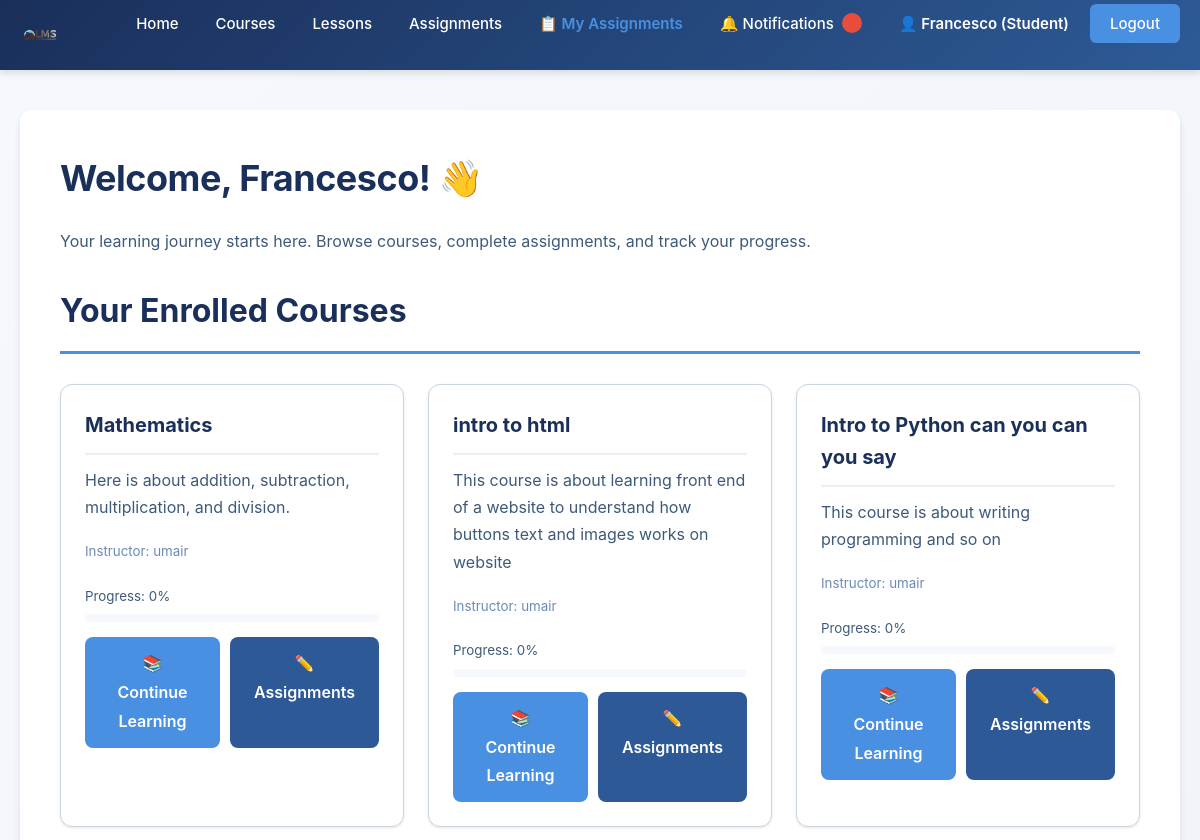
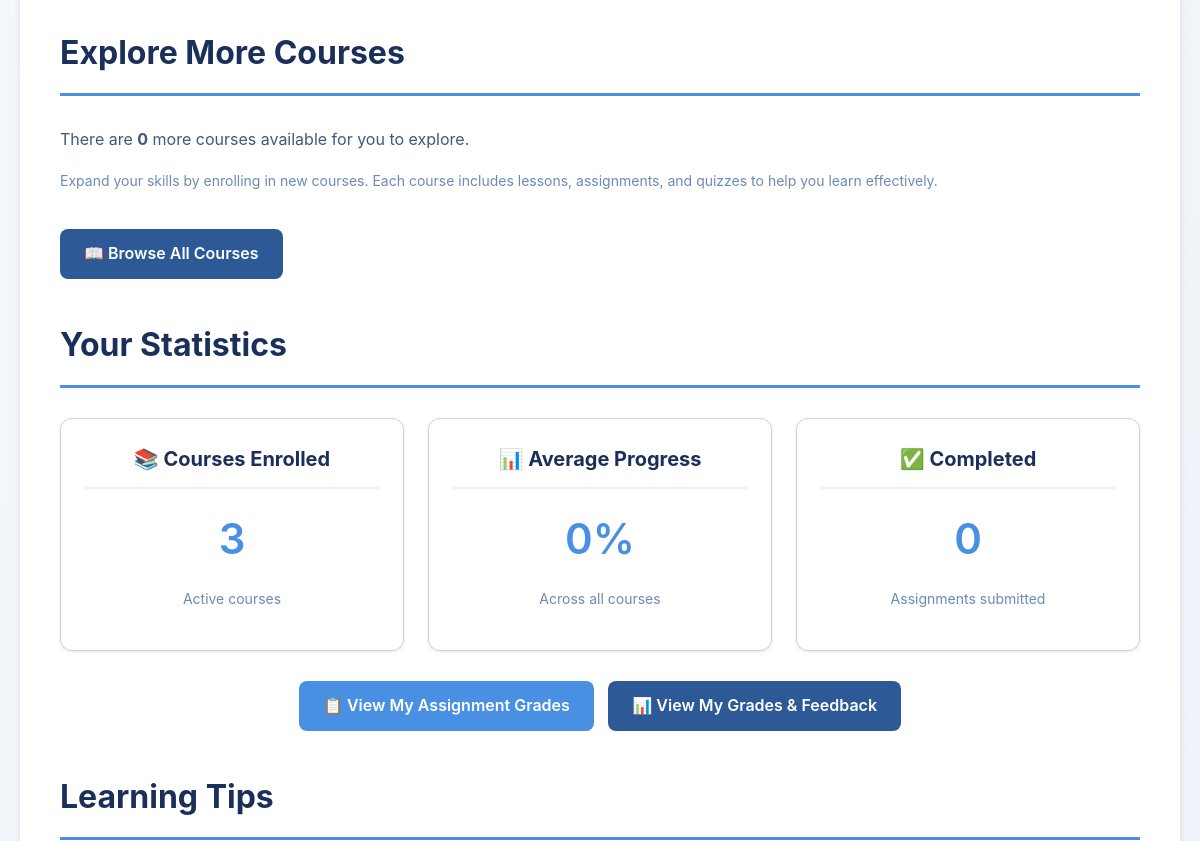
/student_dashboard (signed in, upper part), run on an earlier commit of the app's database (2 pictures, top to bottom).
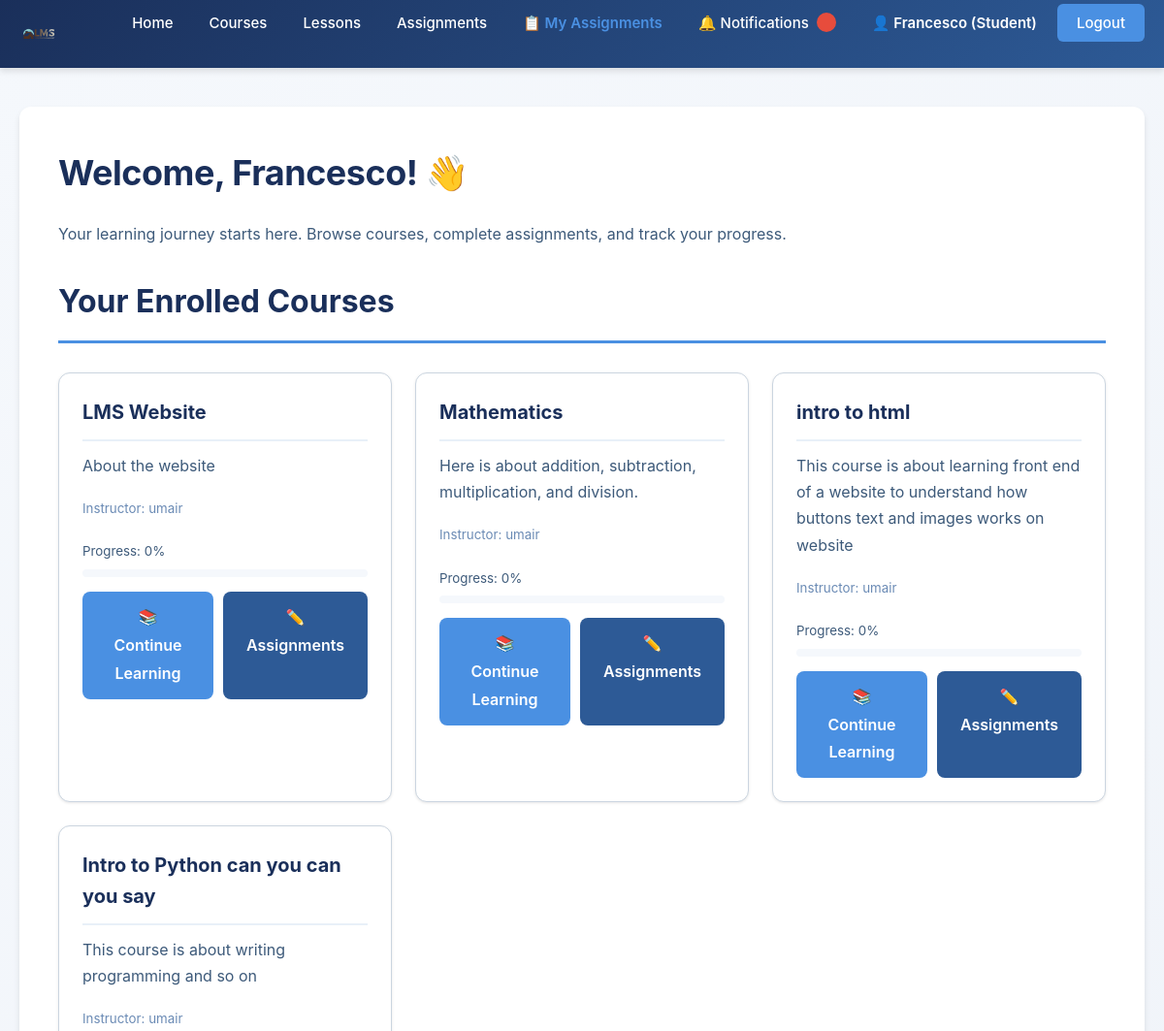
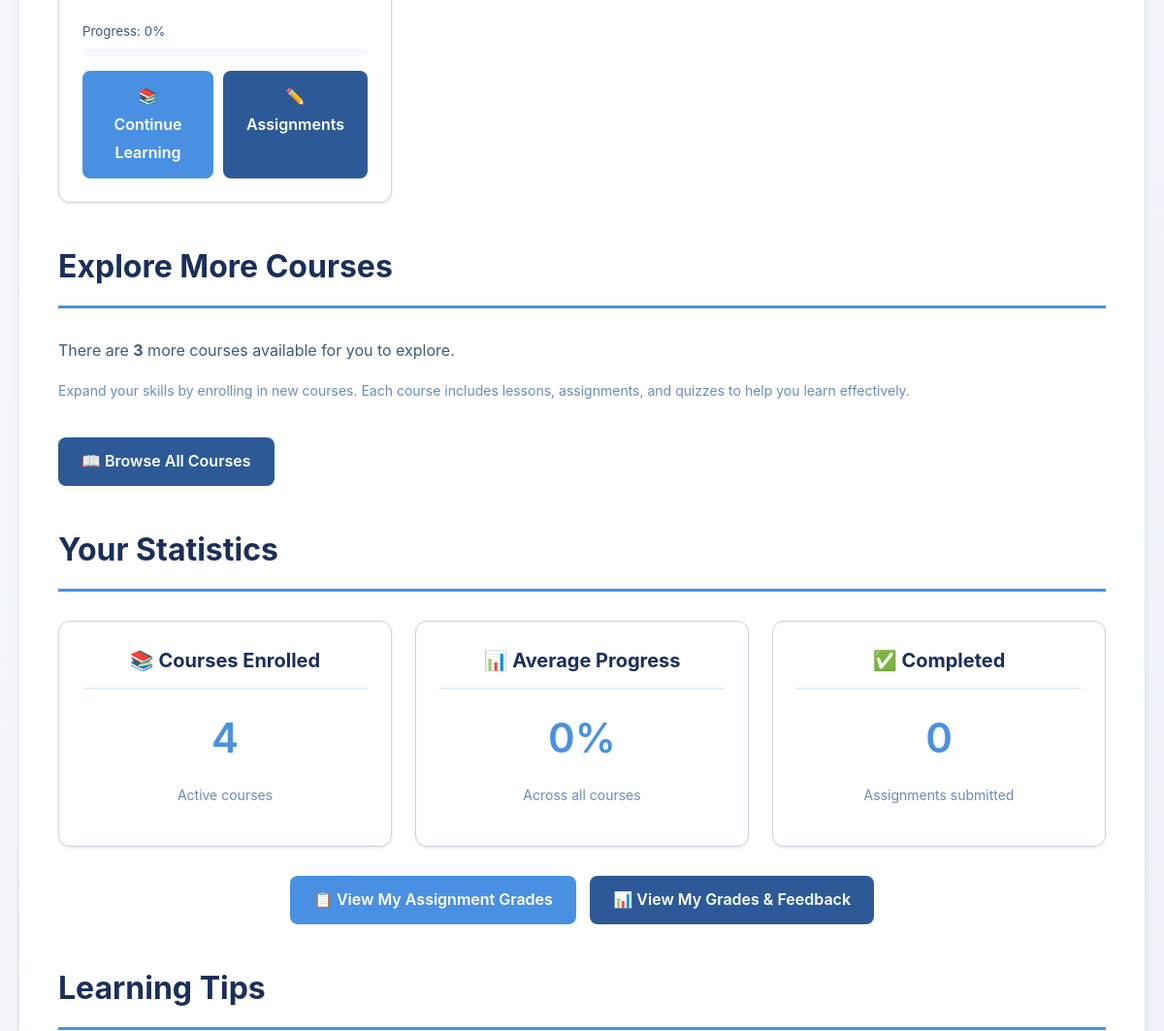
And on a later commit of the database (2 pictures, top to bottom).
### tables this page shows
CREATE TABLE enrollments (
            -- Unique identifier for each enrollment
            id INTEGER PRIMARY KEY AUTOINCREMENT,
            -- ID of the student
            student_id INTEGER NOT NULL,
            -- ID of the course
            course_id INTEGER NOT NULL,
            -- Timestamp when student enrolled
            enrolled_at TIMESTAMP DEFAULT CURRENT_TIMESTAMP,
            -- Student's progress percentage (0-100)
            progress INTEGER DEFAULT 0,
            -- Foreign keys
            FOREIGN KEY (student_id) REFERENCES users(id),
            FOREIGN KEY (course_id) REFERENCES courses(id),
            -- Unique constraint: each student can only enroll once per course
            UNIQUE(student_id, course_id)
        );

CREATE TABLE courses (
            -- Unique identifier for each course
            id INTEGER PRIMARY KEY AUTOINCREMENT,
            -- Unique course ID number
            course_id INTEGER,
            -- Course title (must be unique)
            title TEXT NOT NULL UNIQUE,
            -- Description of what the course covers
            description TEXT,
            -- ID of the teacher who created this course
            teacher_id INTEGER,
            -- Timestamp when course was created
            created_at TIMESTAMP DEFAULT CURRENT_TIMESTAMP, course_type TEXT DEFAULT 'Self-Paced', duration TEXT DEFAULT 'Flexible', level TEXT DEFAULT 'Beginner',
            -- Foreign key linking to the teacher user
            FOREIGN KEY (teacher_id) REFERENCES users(id)
        );

CREATE TABLE users (
            -- Unique identifier for each user (auto-incrementing primary key)
            id INTEGER PRIMARY KEY AUTOINCREMENT,
            -- Username must be unique (no two users can have same username)
            username TEXT NOT NULL UNIQUE,
            -- Email must be unique (no two users can have same email)
            email TEXT NOT NULL UNIQUE,
            -- Password stored as hashed string (never plain text)
            password TEXT NOT NULL,
            -- Full name of the user
            full_name TEXT NOT NULL,
            -- User role: either 'student' or 'teacher'
            role TEXT NOT NULL DEFAULT 'student',
            -- Timestamp when account was created (automatic)
            created_at TIMESTAMP DEFAULT CURRENT_TIMESTAMP,
            -- Timestamp of last login
            last_login TIMESTAMP
        );

### app.py (the view)
@app.route("/student_dashboard")
def student_dashboard():
    if 'user_id' not in session:
        return redirect(url_for('login'))
    if session.get('role') != 'student':
        return redirect(url_for('home'))
    try:
        conn = get_db_connection()
        cursor = conn.cursor()
        cursor.execute("""
            SELECT c.id, c.title, c.description, c.teacher_id, u.full_name as teacher_name, e.progress
            FROM courses c
            LEFT JOIN enrollments e ON c.id = e.course_id
            LEFT JOIN users u ON c.teacher_id = u.id
            WHERE e.student_id = ?
            ORDER BY c.created_at DESC
        """, (session['user_id'],))
        enrolled_courses = cursor.fetchall()
        cursor.execute("""
            SELECT COUNT(*) as count FROM courses
            WHERE id NOT IN (
                SELECT course_id FROM enrollments WHERE student_id = ?
            )
        """, (session['user_id'],))
        available_courses_count = cursor.fetchone()['count']
        conn.close()
        return render_template('student_dashboard.html',
                             enrolled_courses=enrolled_courses,
                             available_courses_count=available_courses_count,
                             full_name=session.get('full_name'))
    except Exception as e:
        return render_template('student_dashboard.html', enrolled_courses=[], error='Error loading courses')

### app.py (called while the page is built)
def get_db_connection(db_name="lms.db"):
    conn = sqlite3.connect(db_name)
    conn.row_factory = sqlite3.Row
    return conn

### templates/student_dashboard.html (shortened to what the changed rows need)
{% extends 'base.html' %}
{% block content %}
    <h1>Welcome, {{ full_name }}! 👋</h1>
    <div class="section mt-30">
        <h2 class="section-title">Your Enrolled Courses</h2>
        {% if enrolled_courses %}
            <div class="grid">
                {% for course in enrolled_courses %}
                    <div class="card">
                        <div class="card-header">{{ course.title }}</div>
                        <div class="card-body">
                            <p>{{ course.description or 'No description available' }}</p>
                            <p class="text-muted"><small>Instructor: {{ course.teacher_name or 'Unassigned' }}</small></p>
                            <div style="margin: 15px 0;">
                                <small style="color: var(--medium-text);">Progress: {{ course.progress or 0 }}%</small>
                                <div style="background-color: var(--bg-light); border-radius: 8px; height: 8px; margin-top: 5px; overflow: hidden;">
                                </div>
                            </div>
                            <div style="display: flex; gap: 10px; margin-top: 15px;">
                                <a href="{{ url_for('learn_course', course_id=course.id) }}" class="btn btn-primary" style="flex: 1; text-align: center;">📚 Continue Learning</a>
                                <a href="{{ url_for('assignments') }}" class="btn btn-secondary" style="flex: 1; text-align: center;">✏️ Assignments</a>
                            </div>
                        </div>
                    </div>
                {% endfor %}
            </div>
        {% else %}
            <p class="text-muted">You haven't enrolled in any courses yet.</p>
            <a href="{{ url_for('course') }}" class="btn btn-primary mt-20">Browse Available Courses</a>
        {% endif %}
    </div>
    <div class="section mt-30">
        <h2 class="section-title">Explore More Courses</h2>
        <p>There are <strong>{{ available_courses_count }}</strong> more courses available for you to explore.</p>
    </div>
    <div class="section mt-30">
        <h2 class="section-title">Your Statistics</h2>
        <div class="grid">
            <div class="card" style="text-align: center;">
                <div class="card-body">
                    <h2 style="color: var(--accent-blue); font-size: 42px; margin: 10px 0;">{{ enrolled_courses | length }}</h2>
                    <p style="color: var(--light-text); font-size: 14px;">Active courses</p>
                </div>
            </div>
            <div class="card" style="text-align: center;">
                <div class="card-body">
                    <h2 style="color: var(--accent-blue); font-size: 42px; margin: 10px 0;">0%</h2>
                </div>
            </div>
            <div class="card" style="text-align: center;">
                <div class="card-body">
                    <h2 style="color: var(--accent-blue); font-size: 42px; margin: 10px 0;">0</h2>
                </div>
            </div>
        </div>
    </div>
    <div class="section mt-30">
        <h2 class="section-title">Learning Tips</h2>
    </div>
{% endblock %}

What changed in the data, as far as the page shows it:
added enrollments: title "LMS Website", description "About the website", full_name "umair", progress "0"
Also different on the page:
{{ available_courses_count }}: "0" → "3"
{{ enrolled_courses | length }}: "3" → "4"
